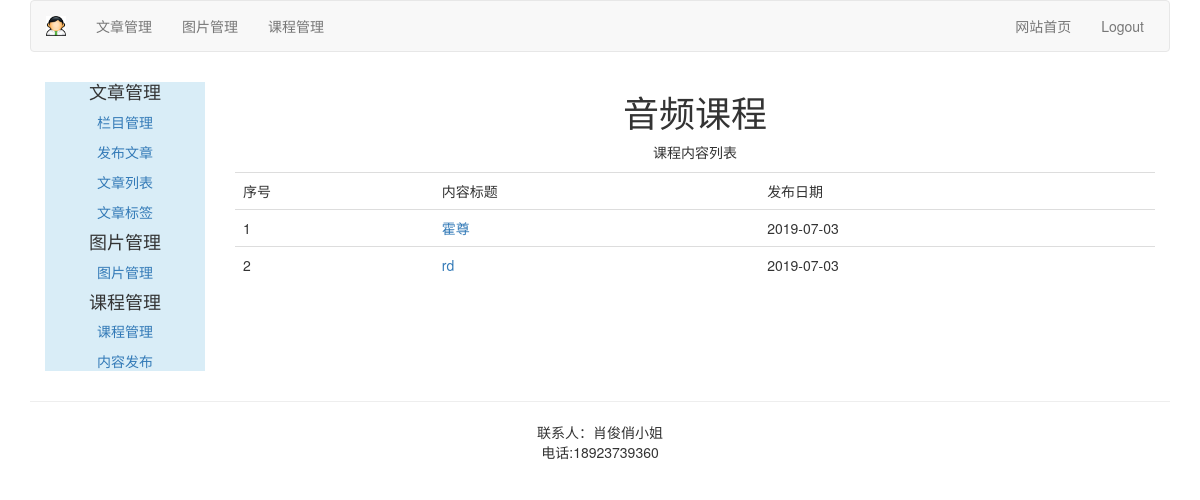
/course/list-lessons/8/, run on the app's committed database.
### course/models.py (models this page shows, shortened)
class Course(models.Model):
    user = models.ForeignKey(User,on_delete=models.CASCADE,related_name='courses_user')
    title = models.CharField(max_length=200)
    slug = models.SlugField(max_length=200,unique=True)
    overview = models.TextField()
    created = models.DateTimeField(auto_now_add=True)
    student = models.ManyToManyField(User, related_name="courses_joined", blank=True)
    class Meta:
        ordering = ('-created',)

class Lesson(models.Model):
    user = models.ForeignKey(User,on_delete=models.CASCADE,related_name='lesson_user')
    course = models.ForeignKey(Course,on_delete=models.CASCADE,related_name='lesson')
    title = models.CharField(max_length=200)
    video = models.FileField(upload_to=user_directory_path)
    description = models.TextField(blank=True)
    attach = models.FileField(blank=True,upload_to=user_directory_path)
    order = OrderField(blank=True,for_fields=['course'])
    created = models.DateTimeField(auto_now_add=True)
    class Meta:
        ordering = ['order']

### course/views.py (the view)
# urls.py: path('list-lessons/<int:course_id>/',ListLessonsView.as_view(),name="list_lessons"),
class ListLessonsView(LoginRequiredMixin,TemplateResponseMixin,View):
    login_url = "/account/login/"
    template_name = 'course/manage/list_lessons.html'
    def get(self,request,course_id):
        course = get_object_or_404(Course,id=course_id)
        return self.render_to_response({'course':course})

### templates/course/manage/list_lessons.html (shortened to what this page needs)
{% extends "article/base.html" %}
{% block content %}
<div >
<div class="text-center">
<h1>{{ course.title }}</h1>
<p>课程内容列表</p>
</div>
    <table class="table table-hover" style="margin-top: 10px">
        <tr>
            <td>序号</td>
            <td>内容标题</td>
            <td>发布日期</td>
        </tr>
        {% for lesson in course.lesson.all %}
           <tr id="{{ forloop.counter }}">
            <td>{{ forloop.counter }}</td>
               <td><a href="{% url 'course:detail_lesson' lesson.id %}">{{ lesson.title }}</a></td>
            <td>{{ lesson.created |date:"Y-m-d"}}</td>
        </tr>
        {% endfor %}
    </table>
</div>
</div>
{% endblock %}

### data on the page
Course: title "音频课程"
Lesson: title "霍尊", created "2019-07-03"
Lesson: title "rd", created "2019-07-03"
